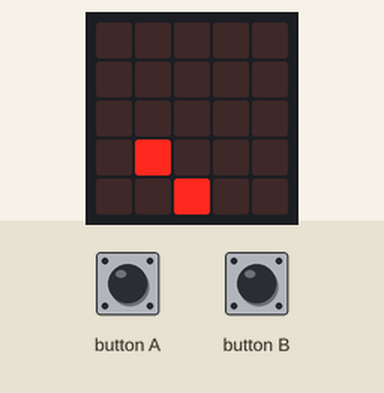
This program was run on a simulated BBC micro:bit (MakeCode). On the bench: the board's 5×5 LED display. The inputs (shaded band) are chosen by the test bench. Random numbers come from a fixed seed; the short countdown, score and lost-life animations are approximate.

Above: at 1.2 s.
1.3 s: button B pressed for 0.15 s
At 1.9 s:
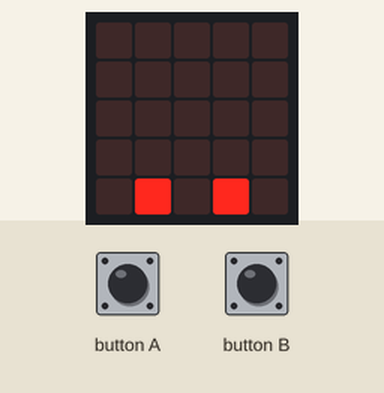
2.0 s: button A pressed for 0.15 s
At 2.35 s:
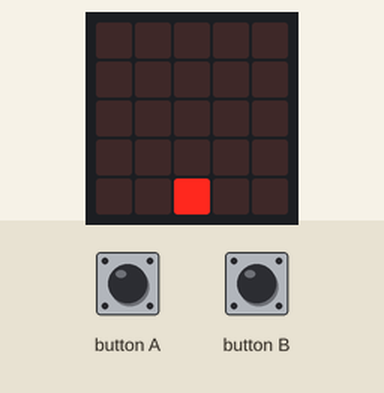
2.7 s: button A pressed for 0.15 s
At 3.3 s:
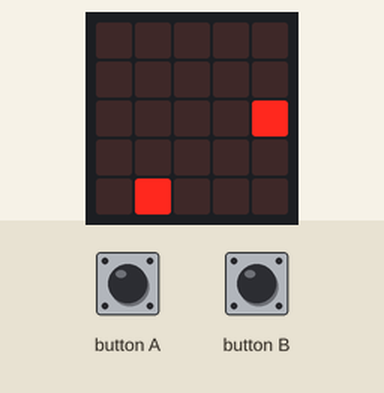
3.4 s: button B pressed for 0.15 s
At 4.4 s:
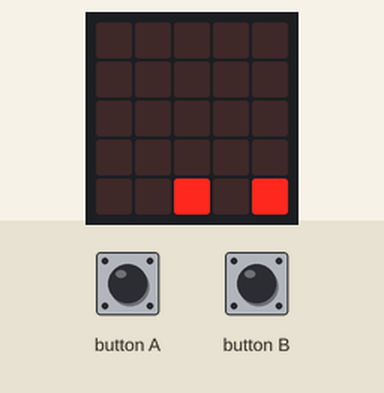
Timing chart, 0 to 6.4 s (numbered marks = the images above; inputs shaded):
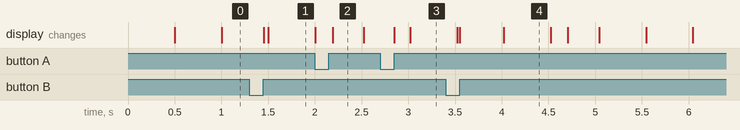

The program:

main.ts
```typescript
input.onButtonPressed(Button.A, function () {
    player.move(-1)
})
input.onButtonPressed(Button.B, function () {
    player.move(1)
})
let sprite: game.LedSprite = null
let player: game.LedSprite = null
player = game.createSprite(2, 4)
basic.forever(function () {
    sprite = game.createSprite(randint(0, 4), 0)
    for (let index = 0; index < 4; index++) {
        sprite.change(LedSpriteProperty.Y, 1)
        basic.pause(500)
    }
    if (sprite.isTouching(player)) {
        game.gameOver()
    } else {
        game.addScore(1)
    }
    sprite.delete()
    basic.pause(500)
})
```

test.ts
```typescript
// 在此处测试；当此软件包作为插件使用时，将不会编译此软件包。
```

Measured:
- what the display in image 4 shows lasts 0.5 s, from 4.0 s to 4.5 s
